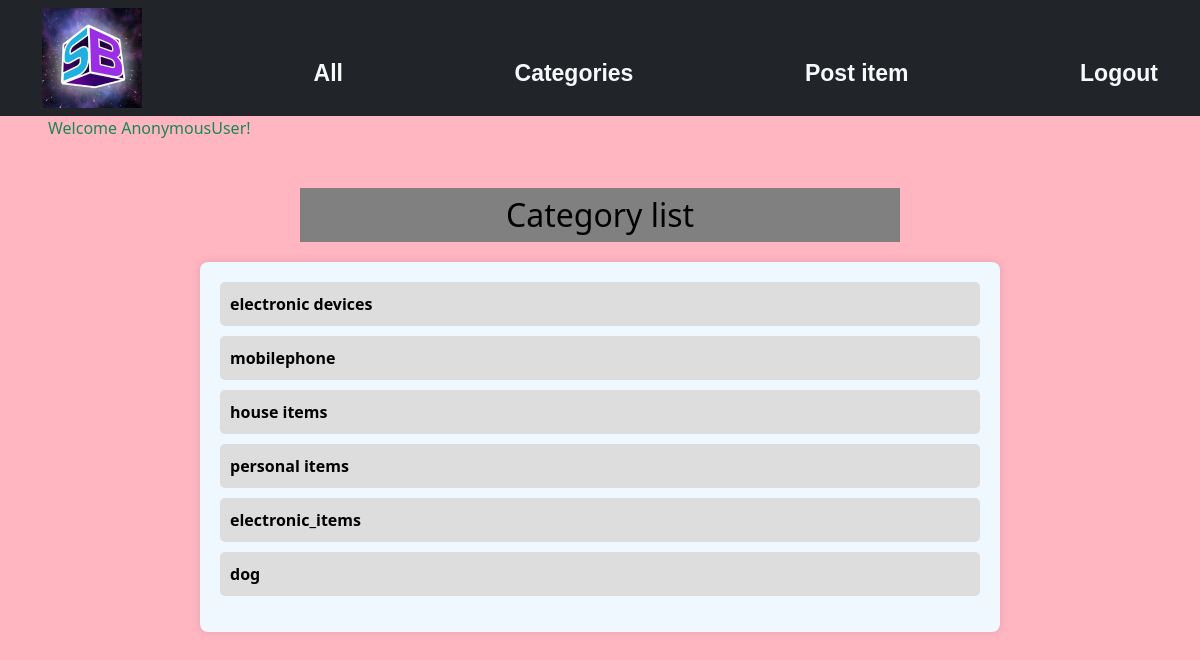
The page /category/ on the database its author committed.
### scrapapp/models.py (models this page shows, shortened)
class Category(models.Model):
    name=models.CharField(max_length=200)

### scrapapp/views.py (the view)
# urls.py: path("category/",views.category_list_view,name="categories"),
def category_list_view(request):
    categories=Category.objects.all()
    context={
        "categories":categories
    }
    return render(request,"category_list.html",context)

### scrapapp/templates/category_list.html (shortened to what this page needs)
{%extends 'base.html' %}
{%block body_block%}
<h2 class="heading">Category list</h2>
<div class="container11">
    <ul>
        {%for category in categories%}
        {%if category%}
        <li>
            <a href="{%url 'filter' pk=category.id%}">{{category.name}}</a>
        </li>
        {%else%}
        <p>No items left</p>
        {%endif%}
        {%endfor%}
    </ul>
</div>
{%endblock%}

### scrapapp/static/css/list.css (style rules this page uses)
body { background-color:lightpink }

### scrapapp/templates/category_list.html (style rules this page uses)
.heading { color:black; background-color:gray; text-align: center; margin-top: 3rem; padding:0.5rem; width:50%; margin-left: 25%; }
.container11 { max-width: 800px; margin:20px auto; padding:20px; background-color:aliceblue; border-radius: 8px; box-shadow: 0 0 10px rgba(0, 0, 0, 0.1); }
ul { list-style-type: none; padding:0; }
li { margin-bottom: 10px; background-color: #ddd; padding:10px; border-radius: 5px; }
a { text-decoration: none; color:black; font-weight: bold; }

### rows shown on the page
Category: name "electronic devices"
Category: name "mobilephone"
Category: name "house items"
Category: name "personal items"
Category: name "electronic_items"
Category: name "dog"

### other values the page prints
{{ request.user }} "AnonymousUser"
